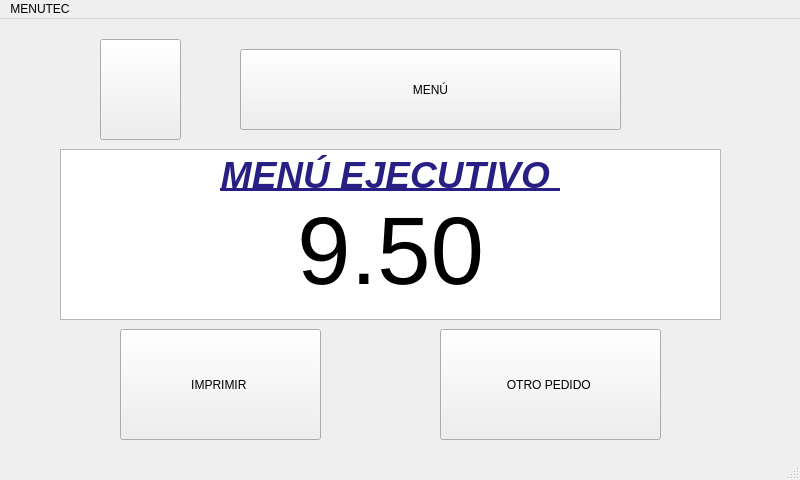
<?xml version="1.0" encoding="UTF-8"?>
<ui version="4.0">
 <class>tercera2Window</class>
 <widget class="QMainWindow" name="tercera2Window">
  <property name="geometry">
   <rect>
    <x>0</x>
    <y>0</y>
    <width>800</width>
    <height>480</height>
   </rect>
  </property>
  <property name="windowTitle">
   <string>MainWindow</string>
  </property>
  <widget class="QWidget" name="centralwidget">
   <widget class="QPushButton" name="btnMenu32">
    <property name="geometry">
     <rect>
      <x>240</x>
      <y>30</y>
      <width>381</width>
      <height>81</height>
     </rect>
    </property>
    <property name="text">
     <string>MENÚ</string>
    </property>
    <property name="icon">
     <iconset>
      <normaloff>UTEC.png</normaloff>UTEC.png</iconset>
    </property>
   </widget>
   <widget class="QPushButton" name="btnImprimir32">
    <property name="geometry">
     <rect>
      <x>120</x>
      <y>310</y>
      <width>201</width>
      <height>111</height>
     </rect>
    </property>
    <property name="text">
     <string>IMPRIMIR </string>
    </property>
   </widget>
   <widget class="QTextEdit" name="textEdit">
    <property name="geometry">
     <rect>
      <x>60</x>
      <y>130</y>
      <width>661</width>
      <height>171</height>
     </rect>
    </property>
    <property name="html">
     <string>&lt;!DOCTYPE HTML PUBLIC &quot;-//W3C//DTD HTML 4.0//EN&quot; &quot;http://www.w3.org/TR/REC-html40/strict.dtd&quot;&gt;
&lt;html&gt;&lt;head&gt;&lt;meta name=&quot;qrichtext&quot; content=&quot;1&quot; /&gt;&lt;style type=&quot;text/css&quot;&gt;
p, li { white-space: pre-wrap; }
&lt;/style&gt;&lt;/head&gt;&lt;body style=&quot; font-family:'Ubuntu'; font-size:11pt; font-weight:400; font-style:normal;&quot;&gt;
&lt;p align=&quot;center&quot; style=&quot; margin-top:0px; margin-bottom:0px; margin-left:0px; margin-right:0px; -qt-block-indent:0; text-indent:0px;&quot;&gt;&lt;span style=&quot; font-size:28pt; font-weight:600; font-style:italic; text-decoration: underline; color:#281f84;&quot;&gt;MENÚ EJECUTIVO &lt;/span&gt;&lt;/p&gt;
&lt;p align=&quot;center&quot; style=&quot; margin-top:0px; margin-bottom:0px; margin-left:0px; margin-right:0px; -qt-block-indent:0; text-indent:0px;&quot;&gt;&lt;span style=&quot; font-size:72pt;&quot;&gt;9.50&lt;/span&gt;&lt;/p&gt;&lt;/body&gt;&lt;/html&gt;</string>
    </property>
   </widget>
   <widget class="QPushButton" name="btnIzquierda32">
    <property name="geometry">
     <rect>
      <x>100</x>
      <y>20</y>
      <width>81</width>
      <height>101</height>
     </rect>
    </property>
    <property name="text">
     <string/>
    </property>
    <property name="icon">
     <iconset>
      <normaloff>flecha-hacia-la-izquierda-antes-de-icono-4330-128.png</normaloff>flecha-hacia-la-izquierda-antes-de-icono-4330-128.png</iconset>
    </property>
    <property name="iconSize">
     <size>
      <width>100</width>
      <height>100</height>
     </size>
    </property>
   </widget>
   <widget class="QPushButton" name="btnPedido32">
    <property name="geometry">
     <rect>
      <x>440</x>
      <y>310</y>
      <width>221</width>
      <height>111</height>
     </rect>
    </property>
    <property name="text">
     <string>OTRO PEDIDO </string>
    </property>
   </widget>
  </widget>
  <widget class="QMenuBar" name="menubar">
   <property name="geometry">
    <rect>
     <x>0</x>
     <y>0</y>
     <width>800</width>
     <height>25</height>
    </rect>
   </property>
   <widget class="QMenu" name="menuMENUTEC">
    <property name="title">
     <string>MENUTEC</string>
    </property>
   </widget>
   <addaction name="menuMENUTEC"/>
  </widget>
  <widget class="QStatusBar" name="statusbar"/>
 </widget>
 <resources/>
 <connections/>
</ui>
